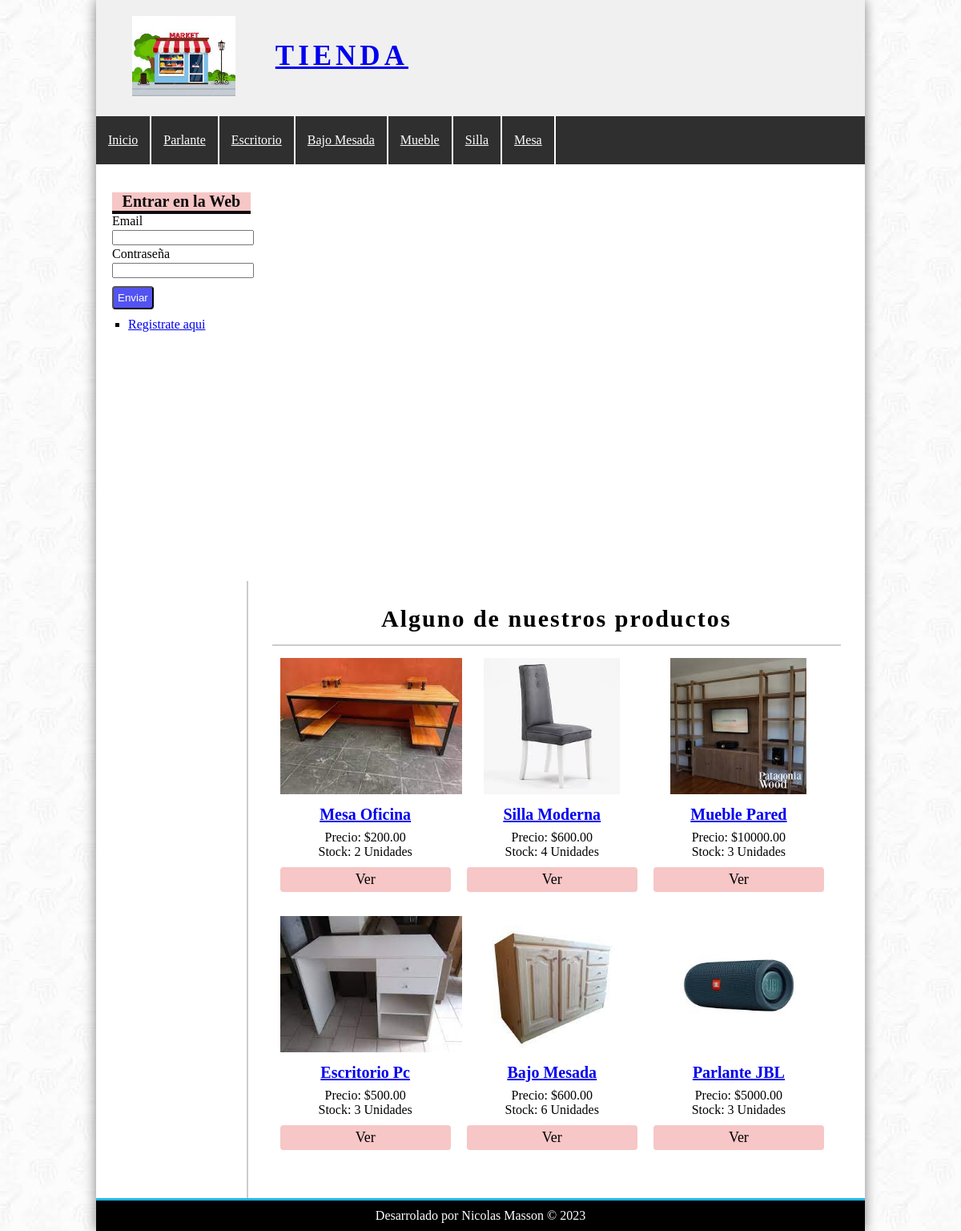
The app's page /, older data.
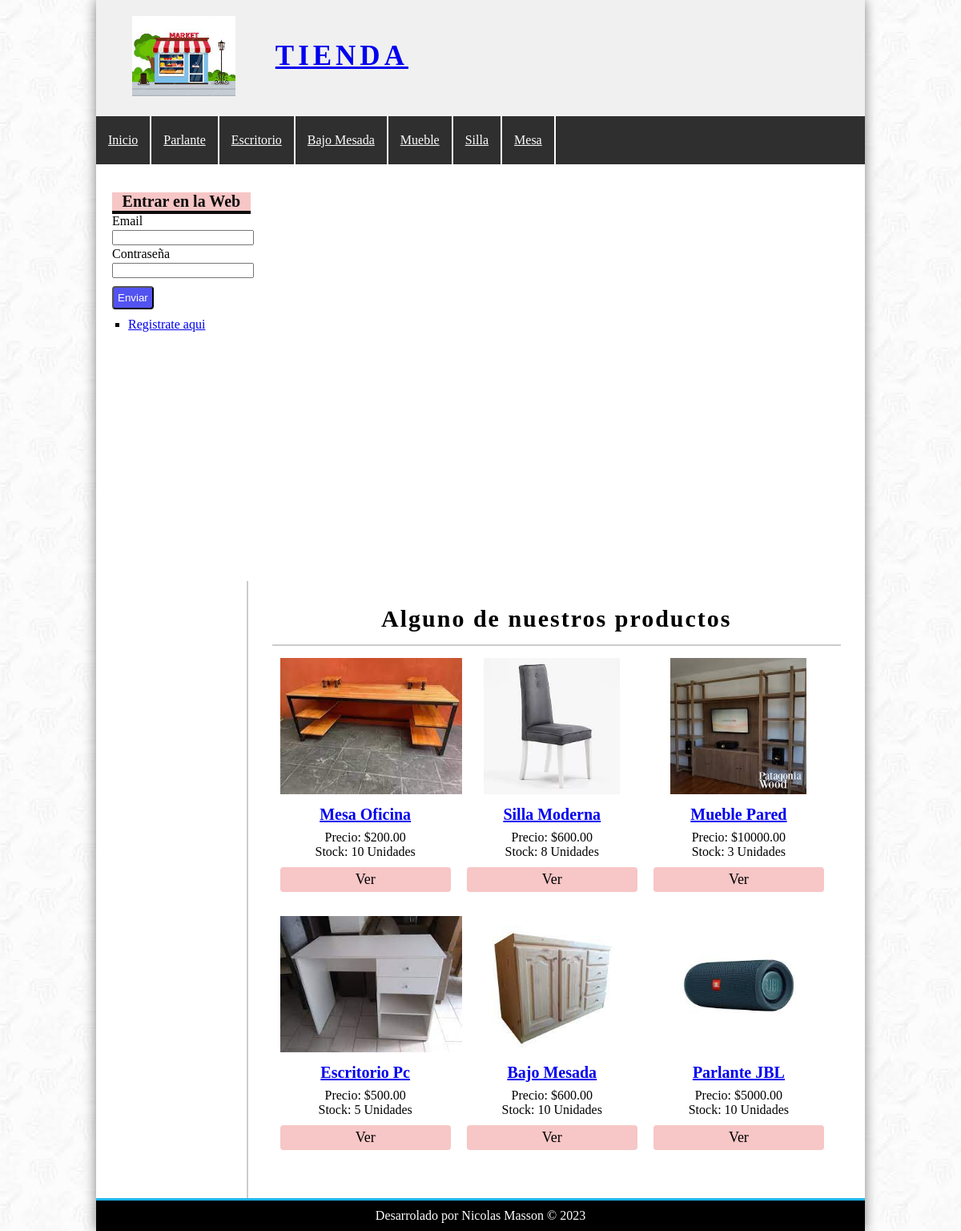
The same page, newer data.
### tables this page shows
CREATE TABLE `categorias` (
  `id_Categoria` int(11) NOT NULL,
  `nombre` varchar(100) NOT NULL
);

CREATE TABLE `productos` (
  `id_Producto` int(11) NOT NULL,
  `id_Categoria` int(11) NOT NULL,
  `nombre` varchar(100) NOT NULL,
  `descripcion` text DEFAULT NULL,
  `precio` float(100,2) NOT NULL,
  `stock` int(100) NOT NULL,
  `fecha` date NOT NULL,
  `imagen` varchar(100) NOT NULL
);

### config/bd.php (called while the page is built)
<?php
class Database{
    public static function conectar(){
        $bd=new mysqli('localhost','root','','tienda');
        $bd->query("SET NAMES 'utf8'");
        return $bd;
    }
}
?>

### helper/utilidades.php (called while the page is built, shortened)
<?php
class utilidades
{
	public static function mostrarCategorias()
	{
		require_once 'models/categoria.php';
		$categoria = new Categoria();
		$categorias = $categoria->getCategorias();
		return $categorias;
	}
}

### models/categoria.php (called while the page is built, shortened)
<?php
require_once 'config/bd.php';
class Categoria
{
	private $bd;
	public function __construct()
	{
		$this->bd = Database::conectar();
	}
	public function getCategorias()
	{
		$getCategorias = $this->bd->query("SELECT * FROM categorias ORDER BY id_Categoria desc");
		return $getCategorias;
	}
}
?>

### controllers/ProductoController.php (called while the page is built, shortened)
<?php
require_once 'models/producto.php';
class productoController
{
    public function index()
    {
        $producto = new Producto;
        $productosAzar = $producto->getAzar(6);
        require_once 'views/producto/destacados.php';
    }
}
?>

### models/producto.php (called while the page is built, shortened)
<?php
require_once 'config/bd.php';
class Producto
{
	private $bd;
	public function __construct()
	{
		$this->bd = Database::conectar();
	}
	public function getAzar($limite)
	{
		$getAzar = $this->bd->query("SELECT * FROM productos WHERE stock>0 ORDER BY RAND() LIMIT $limite");
		return $getAzar;
	}
}
?>

### views/producto/destacados.php (the view)
<h1>Alguno de nuestros productos</h1>
<?php
while ($azar = $productosAzar->fetch_object()): ?>
    <div class="product">
        <a href="<?= base_url ?>?controller=producto&accion=ver&id=<?= $azar->id_Producto ?>">
            <?php if ($azar->imagen != null) { ?>
                <img src="<?= base_url ?>/uploads/imagenes/<?= $azar->imagen ?>" alt="Imagen Tienda">
            <?php } else { ?>
                <img src="<?= base_url ?>/img/tienda.jpg" alt="Imagen Tienda"">
            <?php }
            ; ?>
            <h2>
                <?= $azar->nombre ?>
            </h2>
        </a>
        <p>
            <?= "Precio: $" . $azar->precio ?>
        </p>
        <p>
            <?= "Stock: " . $azar->stock . " Unidades" ?>
        </p>
        <a href=" <?= base_url ?>?controller=producto&accion=ver&id=<?= $azar->id_Producto ?>" class="button">Ver</a>
    </div>
<?php endwhile; ?>

### views/layout/header.php (shortened to what this page needs)
<!DOCTYPE HTML>
<html lang="es">
<head>
    <link rel="stylesheet" href="<?= base_url ?>css/styles.css" />
</head>
<body>
    <div id="contenedor">
        <header id="header">
            <div id="imagen">
                <img src="<?= base_url ?>img/tienda.jpg" alt="Imagen Tienda">
                <a href="index.php">Tienda</a>
            </div>
        </header>
        <?php
        require_once 'helper/utilidades.php';
        $categorias = utilidades::mostrarCategorias(); ?>
        <nav id="menu">
            <ul>
                <li>
                    <a href="<?= base_url ?>index.php">Inicio</a>
                </li>
                <?php while ($cate = $categorias->fetch_object()): ?>
                    <li>
                        <a href="<?= base_url ?>?controller=categoria&accion=ver&id=<?= $cate->id_Categoria ?>"><?= $cate->nombre ?></a>
                    </li>
                <?php endwhile; ?>
            </ul>
        </nav>

### views/layout/sidebar.php (shortened to what this page needs)
<div id="contenido">
    <aside id="barra">
        <div id="login" class="block_aside">
            <?php
            if (!isset($_SESSION['identificacion'])) { ?>
                <h3>Entrar en la Web</h3>
                <form action="<?= base_url ?>?controller=usuario&accion=login" method="post">
                    <label>Email</label>
                    <input type="email" name="email"></input>
                    <label>Contraseña</label>
                    <input type="password" name="password"></input>
                    <input type="submit" value="Enviar"></input>
                </form>
            <?php }
            ; ?>
            <ul>
                <?php
                if (isset($_SESSION['rol'])) {
                    if ($_SESSION['rol'] == "administrador") { ?>
                        <li><a href="<?= base_url ?>?controller=categoria&accion=index">Gestionar categorias</a></li>
                        <li><a href="<?= base_url ?>?controller=producto&accion=gestion">Gestionar productos</a></li>
                        <li><a href="<?= base_url ?>?controller=pedido&accion=misPedidos">Gestionar pedidos</a></li>
                        <li><a href="<?= base_url ?>?controller=usuario&accion=cerrarSession">Cerrar Session</a></li>
                    <?php }
                    if ($_SESSION['rol'] == "usuario") { ?>
                        <li><a href="<?= base_url ?>?controller=pedido&accion=misPedidos">Mis pedidos</a></li>
                        <li><a href="<?= base_url ?>?controller=usuario&accion=cerrarSession">Cerrar Session</a></li>
                    <?php }
                } else { ?>
                    <li><a href="<?= base_url ?>?controller=usuario&accion=registrar">Registrate aqui</a></li>
                <?php } ?>
            </ul>
        </div>
    </aside>
    <div id="central">

### index.php (shortened to what this page needs)
<?php
require_once 'views/layout/header.php';
require_once 'views/layout/sidebar.php';
if (isset($_GET['controller'])) {
    $nom_controlador = $_GET['controller'] . 'Controller';
} elseif (!isset($_GET['controller']) && !isset($_GET['accion'])) {
    $nom_controlador = controlador_base;
} else {
    mostrarError();
    exit();
}
if (class_exists($nom_controlador)) {
    $controlador = new $nom_controlador();
    if (isset($_GET['accion']) && method_exists($controlador, $_GET['accion'])) {
        $accion = $_GET['accion'];
        $controlador->$accion();
    } elseif (!isset($_GET['controller']) && !isset($_GET['accion'])) {
        $accionBase = accion_base;
        $controlador->$accionBase();
    } else {
        mostrarError();
    }
} else {
    mostrarError();
}
require_once 'views/layout/footer.php';
?>

### views/layout/footer.php (shortened to what this page needs)
</div>
</div>
        <footer id="footer">
            <p>Desarrolado por Nicolas Masson &copy
                <?php echo date('Y') ?>
            </p>
        </footer>
    </div>
</body>

### css/styles.css (style rules this page uses)
* { padding: 0px; margin: 0px; }
body { background: url(../img/Fondo.jpg); }
#header { height: 145px; background-color: #F0F0F0; }
#contenedor { width: 80%; margin: 0px auto; box-shadow: 0px 0px 15px gray; background-color: white; }
#imagen { padding: 20px; margin-left: 25px; float: left; }
#imagen img { float: left; height: 100px; }
#imagen a { float: left; font-size: 35px; letter-spacing: 5px; text-transform: uppercase; font-weight: bold; margin-top: 30px; margin-left: 50px; }
#menu { clear: both; background: #2f2f2f; color: gray; height: 60px; }
#menu a { display: block; color: white; padding-left: 15px; padding-right: 15px; }
#menu ul { list-style: none; text-decoration: none; margin: 0px auto; }
#menu ul li { line-height: 60px; float: left; border-right: 2px solid #fefefe; }
#contenido { margin: 0px auto; overflow: hidden; background: white; }
#barra { width: 20%; min-height: 500px; float: left; margin-top: 20px; margin-left: 10px; }
#barra .block_aside { display: block; width: 90%; margin: 5px auto; padding: 10px; }
#barra h3 { display: block; color: #0c0a0a; width: 100%; text-align: center; font-size: 20px; font-weight: bold; background: #f7c6c6; border-bottom: 4px solid #0c0a0a; }
#barra ul li { list-style: square; margin-top: 10px; margin-bottom: 10px; margin-left: 20px; }
input[type="text"], input[type="password"], input[type="email"], select { display: block; width: 100%; margin-top: 2px; margin-bottom: 2px; }
input[type="button"], input[type="submit"], button, .button { display: block; margin-top: 10px; border-radius: 4px; width: auto; padding: 5px; color: white; background: rgb(83, 83, 241); }
.button { background: #f7c6c6; font-size: 18px; color: black; text-decoration: none; }
#central { width: 74%; float: right; min-height: 500px; border-left: 2px solid #ccc; box-shadow: -3px 0px -3px gray; background-color: white; padding: 30px; }
#central h1 { font-size: 30px; font-weight: bold; letter-spacing: 2px; text-align: center; border-bottom: 2px solid #ccc; margin-bottom: 15px; padding-bottom: 15px; }
.product { width: 30%; float:left; margin-left: 10px; margin-right: 10px; margin-bottom: 30px; text-align: center; }
.product img { height:170px; margin-bottom: 10px; }
.product h2 { font-size: 20px; margin-bottom: 8px; }
#footer { clear: both; text-align: center; padding: 10px; color: white; background: #000000; border-top: 3px solid #1eb6e9; }

Row changes from the older to the newer data that the page shows:
changed productos "Mesa Oficina": stock "2" → "10"
changed productos "Silla Moderna": stock "4" → "8"
changed productos "Escritorio Pc": stock "3" → "5"
changed productos "Bajo Mesada": stock "6" → "10"
changed productos "Parlante JBL": stock "3" → "10"
